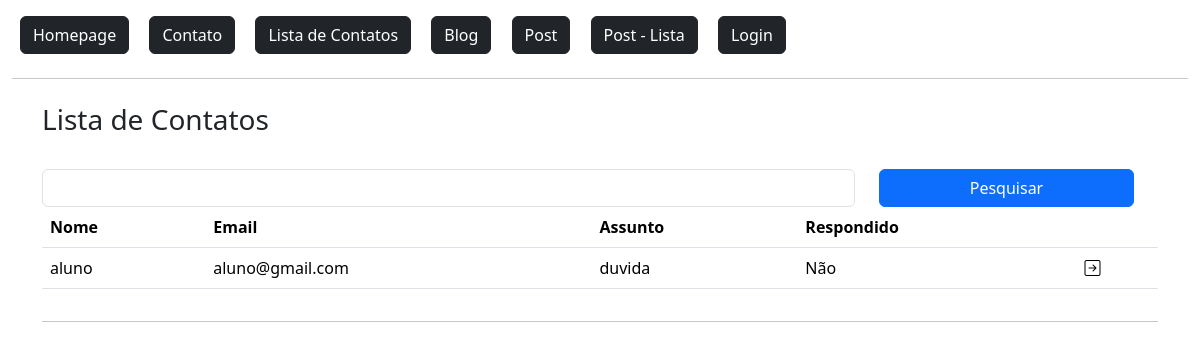
The app's page /contato/lista/, older data.
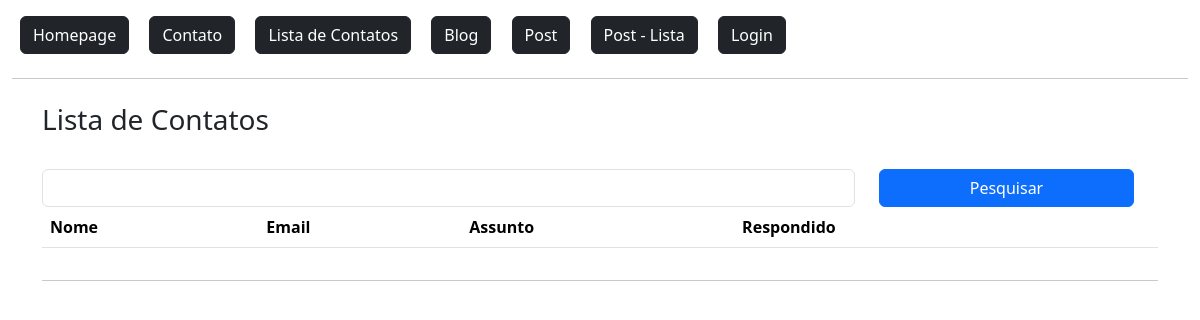
The same page, newer data.
### flaskLearn/models.py (models this page shows)
class Contato(db.Model):
    id = db.Column(db.Integer, primary_key=True)
    data_envio = db.Column(db.DateTime, default=datetime.now())
    nome = db.Column(db.String, nullable=True)
    email = db.Column(db.String, nullable=True)
    assunto = db.Column(db.String, nullable=True)
    mensagem = db.Column(db.String, nullable=True)
    respondido = db.Column(db.Integer, default=0)

### flaskLearn/routes.py (the view)
@app.route('/contato/lista/')
def contatoLista():
    if request.method == 'GET':
        pesquisa = request.args.get('pesquisa', '') #Caso nao ache informacao correspondente, retorna nulo.
    dados = Contato.query.order_by('nome')
    if pesquisa != '':
        dados = dados.filter_by(nome=pesquisa) #Filtra a coluna nome para receber nomes iguais a pesquisa.
    context = {'dados': dados.all()}
    return render_template('contato/contato_lista.html', context=context)

### flaskLearn/templates/contato/contato_lista.html (shortened to what this page needs)
{% extends 'baseTemplate/base.html' %}
{% block content %}
    {% include 'baseTemplate/nav.html' %}
    <div class="container">
        <div class="row mt-4">
            <h3>Lista de Contatos</h3>
            <form method="get" class="row mt-4">
                <div class="col-9">
                    <input type="text" name="pesquisa" id="" class="form-control">
                </div>
                <div class="col-3">
                    <button type="submit" class="btn btn-primary col-12">
                        Pesquisar
                    </button>
                </div>
            </form>
            <div class="col-12">
                <table class="table">
                    <thead>
                        <tr>
                            <th>Nome</th>
                            <th>Email</th>
                            <th>Assunto</th>
                            <th>Respondido</th>
                            <th></th>
                        </tr>
                    </thead>
                    <tbody>
                        {% for linha in context['dados'] %}
                            <tr>
                                <td>{{linha.nome}}</td>
                                <td>{{linha.email}}</td>
                                <td>{{linha.assunto}}</td>
                                <td>
                                    {% if linha.respondido == 1 %}
                                        Sim
                                    {% elif linha.respondido == 0 %}
                                        Não
                                    {% else %}
                                        Erro
                                    {% endif %}
                                </td>
                                <td>
                                    <a href="{{ url_for('contatoDetail', id=linha.id) }}">
                                        <i class="bi bi-arrow-right-square text-black"></i>
                                    </a>
                                </td>
                            </tr>
                        {% endfor %}
                    </tbody>
                </table>
            </div>
        </div>
        <hr>
    </div>
{% endblock %}

Row changes from the older to the newer data that the page shows:
removed Contato: nome "aluno", email "aluno@gmail.com", assunto "duvida", respondido "Não"
